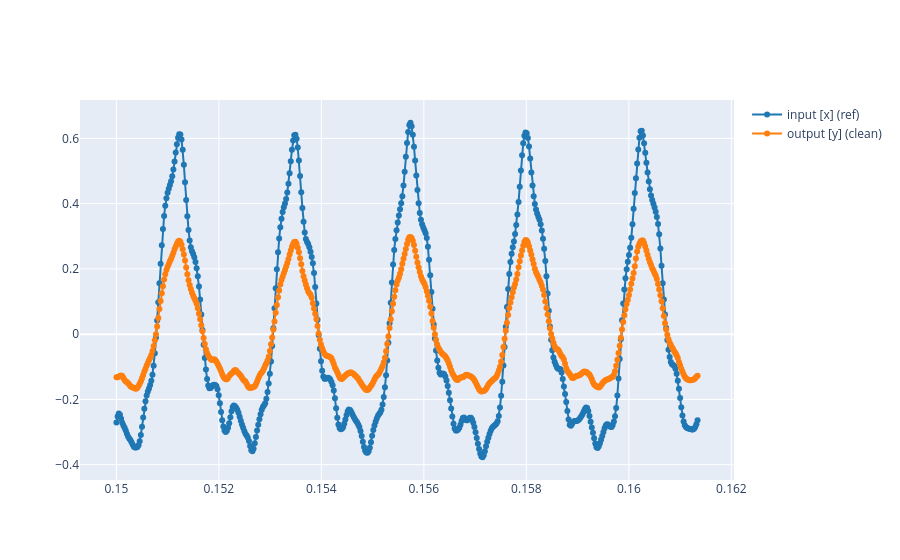

Source (notebook cell):
### Markdown cell above
3.5 Use the `remove_interference` funcion to clean the corrupted signal,  `x_interf`. Call the output as `x_clean`. Compare the spectrograms of both signals. Explain the result.

### Code cell
x_clean = remove_interference(x_interf, fs)
plot_signals([ref, x_clean], fs, t_start , t_end, name=['input [x] (ref)', 'output [y] (clean)'], mode= 'lines+markers')

### Figure 1 — Plotly figure (JSON) as saved in the notebook; plotly's stock layout.template omitted (floating-point values rounded to 4 significant figures; data arrays with more than 128 entries replaced by an {"elided": "..."} marker saying what was removed)
{"data": [{"line": {"color": "#1f77b4", "shape": "linear"}, "mode": "lines+markers", "name": "input [x] (ref)", "type": "scatter", "x": {"elided": "501 float values"}, "y": {"elided": "501 float values"}}, {"line": {"color": "#ff7f0e", "shape": "linear"}, "mode": "lines+markers", "name": "output [y] (clean)", "type": "scatter", "x": {"elided": "501 float values"}, "y": {"elided": "501 float values"}}], "layout": {}}
